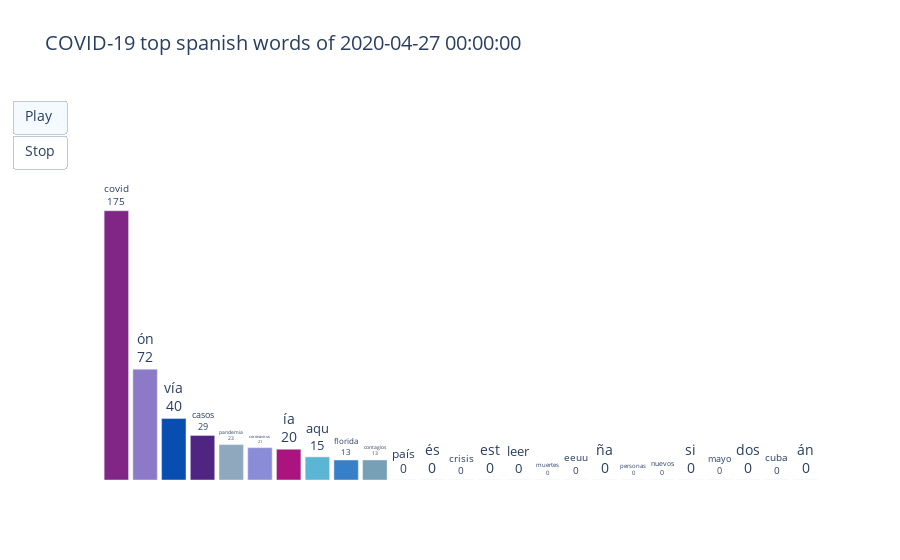

Notebook code cell kept with this figure:
### Code cell
start = datetime(year=2020, month=4, day=27)
end = datetime(year=2020, month=5, day=3)
df = days_to_df(lang=['es'], geo=['fl'], start_date=start, end_date=end, metric=1, top_n=10)
fig = get_bar_race_plot(df, 'COVID-19 top spanish words of ')
fig.show()

### Figure 1 — Plotly figure (JSON) as saved in the notebook; plotly's stock layout.template omitted (floating-point values rounded to 4 significant figures)
{"data": [{"cliponaxis": false, "hoverinfo": "none", "marker": {"color": ["rgb(129, 37, 134)", "rgb(140, 122, 201)", "rgb(7, 78, 176)", "rgb(79, 37, 129)", "rgb(143, 168, 190)", "rgb(139, 140, 216)", "rgb(171, 20, 127)", "rgb(91, 182, 214)", "rgb(56, 127, 201)", "rgb(117, 160, 181)", "rgb(116, 103, 220)", "rgb(178, 114, 173)", "rgb(54, 104, 129)", "rgb(120, 149, 172)", "rgb(101, 26, 240)", "rgb(101, 48, 129)", "rgb(85, 35, 201)", "rgb(178, 67, 177)", "rgb(8, 133, 154)", "rgb(184, 89, 146)", "rgb(100, 127, 230)", "rgb(184, 107, 130)", "rgb(5, 147, 241)", "rgb(156, 9, 147)", "rgb(85, 19, 171)"]}, "textposition": "outside", "texttemplate": "%{x}<br>%{y}", "type": "bar", "x": ["covid", "ón", "vía", "casos", "pandemia", "coronavirus", "ía", "aqu", "florida", "contagios", "país", "és", "crisis", "est", "leer", "muertes", "eeuu", "ña", "personas", "nuevos", "si", "mayo", "dos", "cuba", "án"], "y": [175, 72, 40, 29, 23, 21, 20, 15, 13, 13, 0, 0, 0, 0, 0, 0, 0, 0, 0, 0, 0, 0, 0, 0, 0]}], "layout": {"bargap": 0.15, "font": {"size": 14}, "plot_bgcolor": "#FFFFFF", "title": {"text": "COVID-19 top spanish words of 2020-04-27 00:00:00"}, "updatemenus": [{"buttons": [{"args": [null, {"frame": {"duration": 2000, "redraw": true}, "fromcurrent": true}], "label": "Play", "method": "animate"}, {"args": [[null], {"frame": {"duration": 0, "redraw": false}, "mode": "immediate", "transition": {"duration": 0}}], "label": "Stop", "method": "animate"}], "type": "buttons"}], "xaxis": {"showline": false, "visible": false}, "yaxis": {"range": [0, 247], "showline": false, "visible": false}}}
